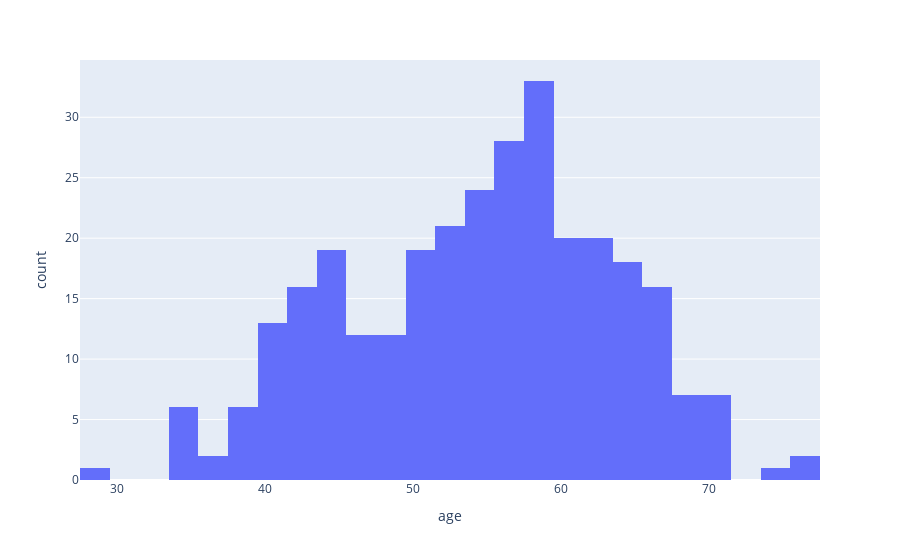

This figure's notebook cell:
### Code cell
fig=px.histogram(df,x='age',nbins=25)
fig.show()

### Figure 1 — Plotly figure (JSON) as saved in the notebook; plotly's stock layout.template omitted (floating-point values rounded to 4 significant figures; data arrays with more than 128 entries replaced by an {"elided": "..."} marker saying what was removed)
{"data": [{"alignmentgroup": "True", "bingroup": "x", "hovertemplate": "age=%{x}<br>count=%{y}<extra></extra>", "legendgroup": "", "marker": {"color": "#636efa", "pattern": {"shape": ""}}, "name": "", "nbinsx": 25, "offsetgroup": "", "orientation": "v", "showlegend": false, "type": "histogram", "x": {"elided": "303 int values"}, "xaxis": "x", "yaxis": "y"}], "layout": {"autosize": true, "barmode": "relative", "legend": {"tracegroupgap": 0}, "margin": {"t": 60}, "xaxis": {"anchor": "y", "autorange": true, "domain": [0, 1], "range": [27.5, 77.5], "title": {"text": "age"}, "type": "linear"}, "yaxis": {"anchor": "x", "autorange": true, "domain": [0, 1], "range": [0, 34.74], "title": {"text": "count"}}}}
